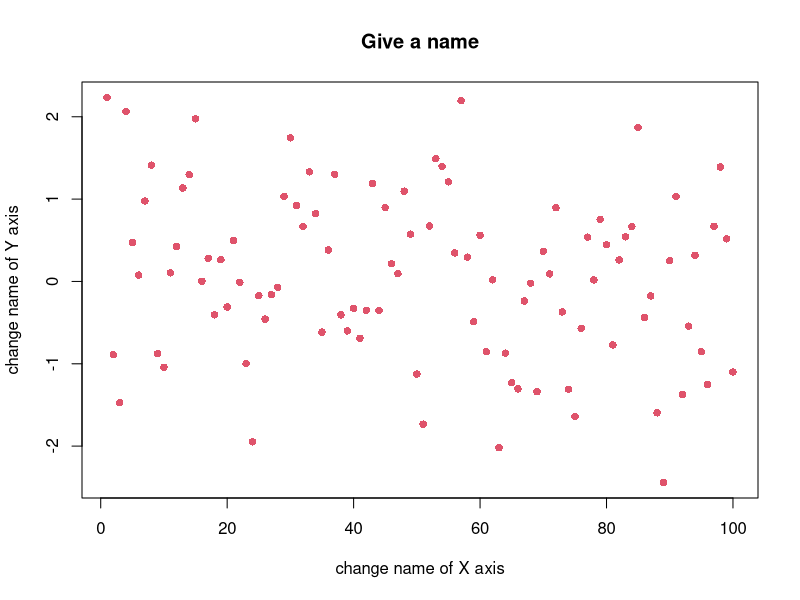

R code for this plot:
## ---- chunk 1
knitr::opts_chunk$set(echo = TRUE, warning=FALSE, message=FALSE,fig.align = "center")
## ---- chunk 2
## Code chunk like this
plot(rnorm(100),pch=16,col=2,main="Give a name",xlab="change name of X axis",
     ylab="change name of Y axis")
